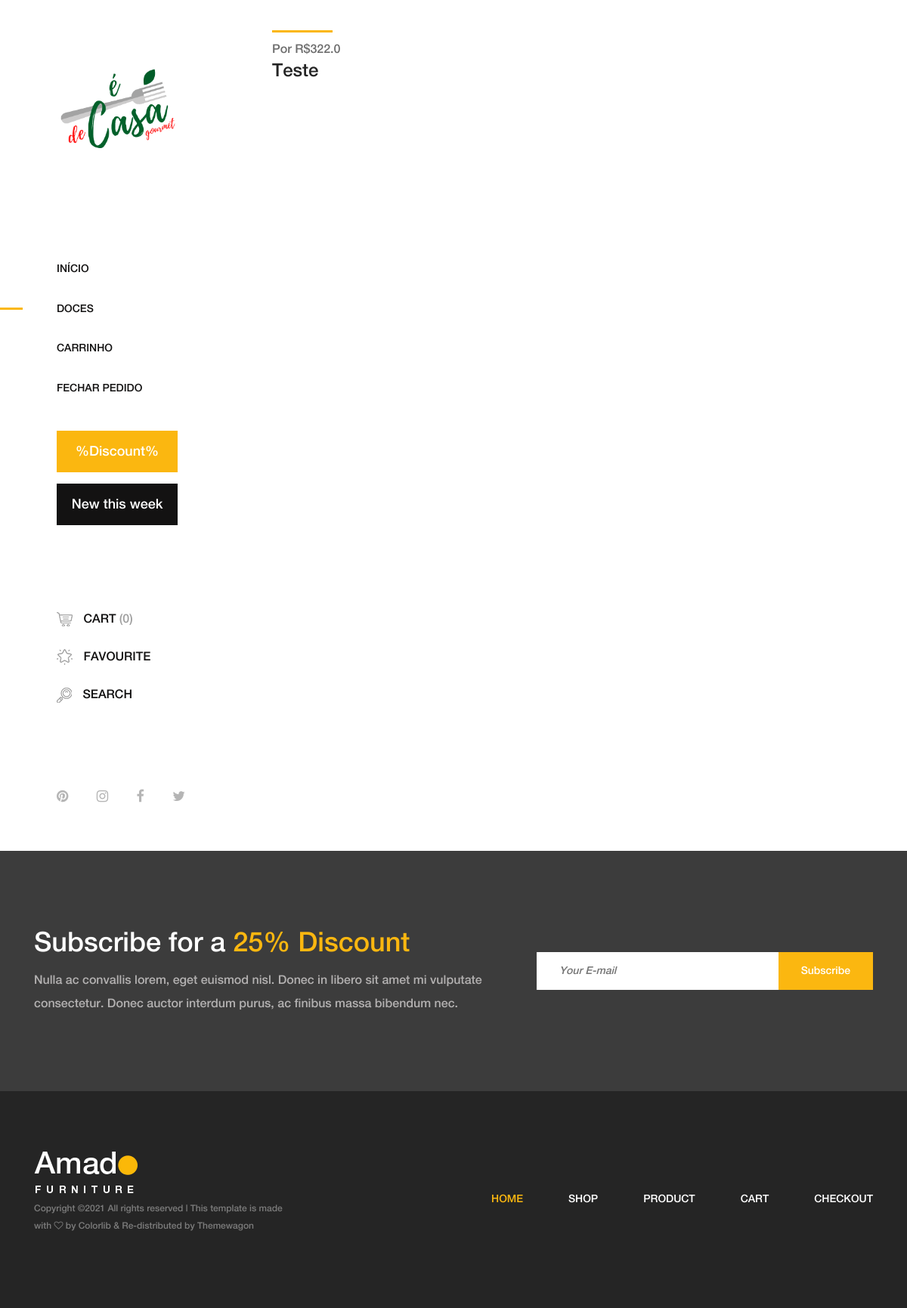
Before: / with the older database file.
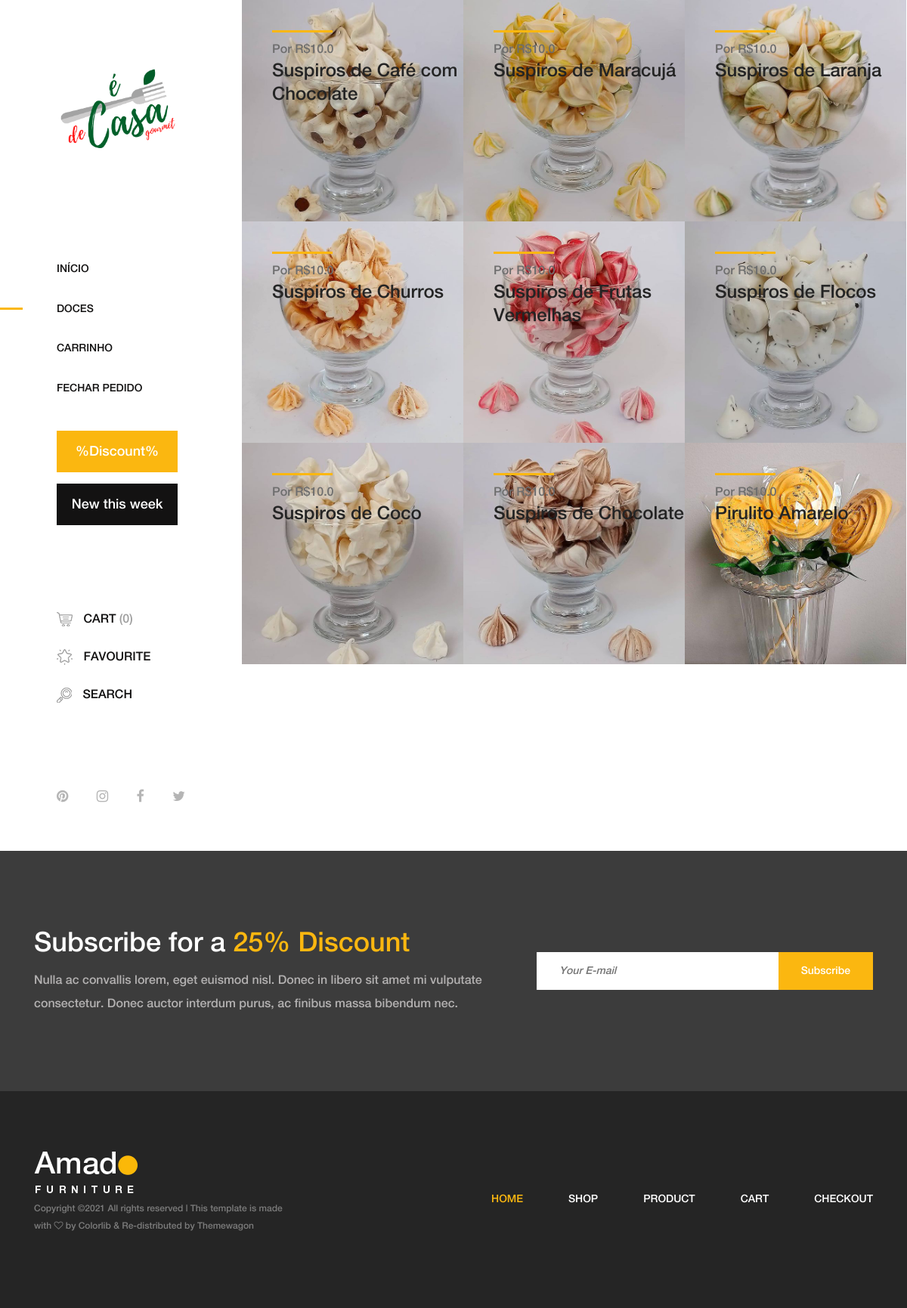
After: the same page with the newer database file.
### products/models.py (models this page shows, shortened)
class Product(models.Model):
    id = models.UUIDField(primary_key=True, default=uuid4, editable=False, unique=True)
    name = models.CharField(max_length=255)
    description = models.TextField(blank=True)
    slug = models.SlugField(max_length=100, unique=True, blank=True, null=True)
    base_price = models.FloatField()
    category = models.ForeignKey(Category, on_delete=models.CASCADE)
    image = models.ImageField(upload_to='product_images')
    second_image = models.ImageField(upload_to='product_images', blank=True)
    third_image = models.ImageField(upload_to='product_images', blank=True)
    fourth_image = models.ImageField(upload_to='product_images', blank=True)

### products/views.py (the view)
# urls.py: path('', HomeProductListView.as_view(), name='home'),
class HomeProductListView(ListView):
    model = Product
    template_name = 'products/home.html'
    context_object_name = 'products'
    queryset = Product.objects.values('slug', 'name', 'base_price', 'image')[:9]

### products/templates/products/home.html
{% extends 'base.html' %}
{% load static %}
{% block content %}
<div class="products-catagories-area clearfix">
    <div class="amado-pro-catagory clearfix">
        {% for product in products%}
        <div class="single-products-catagory clearfix">
            <a href="{% url 'products:detail' product.slug %}">
                {% if product.image %}
                <img src="media/{{ product.image }}" alt="">
                {% else %}
                <img src="{% static 'assets/img/product-img/suspiros_amarelo.jpg' %}" alt="">
                {% endif %}
                <div class="hover-content">
                    <div class="line"></div>
                    <p>Por R${{ product.base_price }}</p>
                    <h4>{{ product.name }}</h4>
                </div>
            </a>
        </div>
        {% endfor %}
    </div>
</div>
{% endblock %}

### templates/base.html (shortened to what this page needs)
<!DOCTYPE html>
<html lang="en">
<head>
    {% include 'partials/_head.html' %}
</head>
<body>
    <div class="main-content-wrapper d-flex clearfix">
        {% include 'partials/_header.html' %}
        {% block content %}{% endblock %}
    </div>
    {% include 'partials/_section.html' %}
    {% include 'partials/_footer.html' %}
</body>
</html>

### templates/partials/_head.html (shortened to what this page needs)
{% load static %}
<link rel="stylesheet" href="{% static 'assets/css/core-style.css' %}">
<link rel="stylesheet" href="{% static 'assets/css/style.css' %}">

### templates/partials/search.html (shortened to what this page needs)
{% load static %}

### templates/partials/mobile_nav.html (shortened to what this page needs)
{% load static %}

### templates/partials/_header.html (shortened to what this page needs)
{% load static %}
<header class="header-area clearfix">
    <div class="logo">
        <a href="{% url 'products:home' %}"><img src="{% static 'assets/img/core-img/logo.png' %}" alt=""></a>
    </div>
    <nav class="amado-nav">
        <ul>
            <li><a href="{% url 'products:home' %}">Início</a></li>
            <li class="active"><a href="shop.html">Doces</a></li>
            <li><a href="cart.html">Carrinho</a></li>
            <li><a href="checkout.html">Fechar Pedido</a></li>
        </ul>
    </nav>
    <div class="amado-btn-group mt-30 mb-100">
        <a href="#" class="btn amado-btn mb-15">%Discount%</a>
        <a href="#" class="btn amado-btn active">New this week</a>
    </div>
    <div class="cart-fav-search mb-100">
        <a href="cart.html" class="cart-nav"><img src="{% static 'assets/img/core-img/cart.png' %}" alt=""> Cart <span>(0)</span></a>
        <a href="#" class="fav-nav"><img src="{% static 'assets/img/core-img/favorites.png' %}" alt=""> Favourite</a>
        <a href="#" class="search-nav"><img src="{% static 'assets/img/core-img/search.png' %}" alt=""> Search</a>
    </div>
    <div class="social-info d-flex justify-content-between">
        <a href="#"><i class="fa fa-pinterest" aria-hidden="true"></i></a>
        <a href="#"><i class="fa fa-instagram" aria-hidden="true"></i></a>
        <a href="#"><i class="fa fa-facebook" aria-hidden="true"></i></a>
        <a href="#"><i class="fa fa-twitter" aria-hidden="true"></i></a>
    </div>
</header>

### templates/partials/_section.html
<section class="newsletter-area section-padding-100-0">
    <div class="container">
        <div class="row align-items-center">
            <div class="col-12 col-lg-6 col-xl-7">
                <div class="newsletter-text mb-100">
                    <h2>Subscribe for a <span>25% Discount</span></h2>
                    <p>Nulla ac convallis lorem, eget euismod nisl. Donec in libero sit amet mi vulputate consectetur. Donec auctor interdum purus, ac finibus massa bibendum nec.</p>
                </div>
            </div>
            <div class="col-12 col-lg-6 col-xl-5">
                <div class="newsletter-form mb-100">
                    <form action="#" method="post">
                        <input type="email" name="email" class="nl-email" placeholder="Your E-mail">
                        <input type="submit" value="Subscribe">
                    </form>
                </div>
            </div>
        </div>
    </div>
</section>

### templates/partials/_footer.html (shortened to what this page needs)
{% load static %}
<footer class="footer_area clearfix">
    <div class="container">
        <div class="row align-items-center">
            <div class="col-12 col-lg-4">
                <div class="single_widget_area">
                    <div class="footer-logo mr-50">
                        <a href="index.html"><img src="{% static 'assets/img/core-img/logo2.png' %}" alt=""></a>
                    </div>
                    <p class="copywrite">
Copyright &copy;<script>document.write(new Date().getFullYear());</script> All rights reserved | This template is made with <i class="fa fa-heart-o" aria-hidden="true"></i> by <a href="https://colorlib.com" target="_blank">Colorlib</a> & Re-distributed by <a href="https://themewagon.com/" target="_blank">Themewagon</a>
                </div>
            </div>
            <div class="col-12 col-lg-8">
                <div class="single_widget_area">
                    <div class="footer_menu">
                        <nav class="navbar navbar-expand-lg justify-content-end">
                            <div class="collapse navbar-collapse" id="footerNavContent">
                                <ul class="navbar-nav ml-auto">
                                    <li class="nav-item active">
                                        <a class="nav-link" href="index.html">Home</a>
                                    </li>
                                    <li class="nav-item">
                                        <a class="nav-link" href="shop.html">Shop</a>
                                    </li>
                                    <li class="nav-item">
                                        <a class="nav-link" href="product-details.html">Product</a>
                                    </li>
                                    <li class="nav-item">
                                        <a class="nav-link" href="cart.html">Cart</a>
                                    </li>
                                    <li class="nav-item">
                                        <a class="nav-link" href="checkout.html">Checkout</a>
                                    </li>
                                </ul>
                            </div>
                        </nav>
                    </div>
                </div>
            </div>
        </div>
    </div>
</footer>

Changed rows visible on the page:
changed Product: base_price "322.0" → "10.0"; name "Teste" → "Suspiros de Café com Chocolate"
added Product: shows a picture, base_price "10.0", name "Suspiros de Maracujá"
added Product: shows a picture, base_price "10.0", name "Suspiros de Laranja"
added Product: shows a picture, base_price "10.0", name "Suspiros de Churros"
added Product: shows a picture, base_price "10.0", name "Suspiros de Frutas Vermelhas"
added Product: shows a picture, base_price "10.0", name "Suspiros de Flocos"
added Product: shows a picture, base_price "10.0", name "Suspiros de Coco"
added Product: shows a picture, base_price "10.0", name "Suspiros de Chocolate"
added Product: shows a picture, base_price "10.0", name "Pirulito Amarelo"
